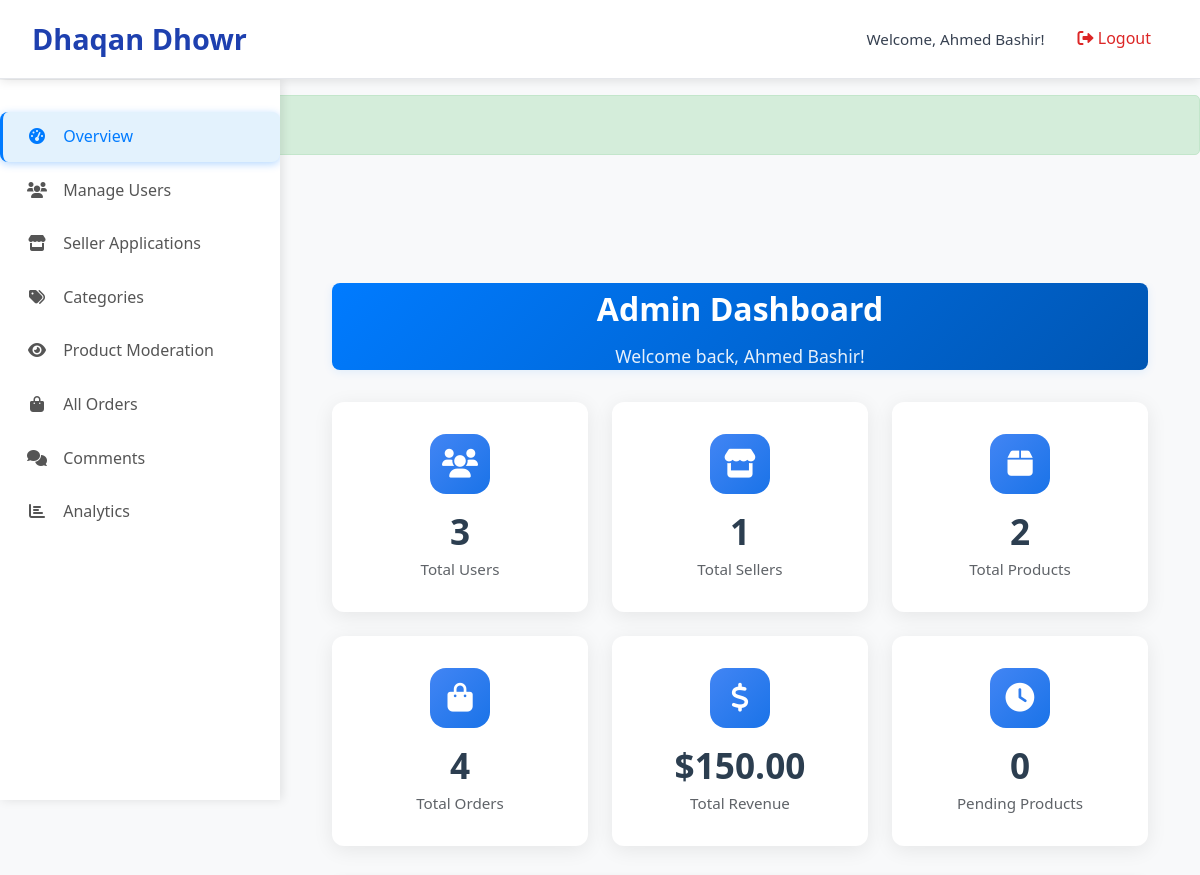
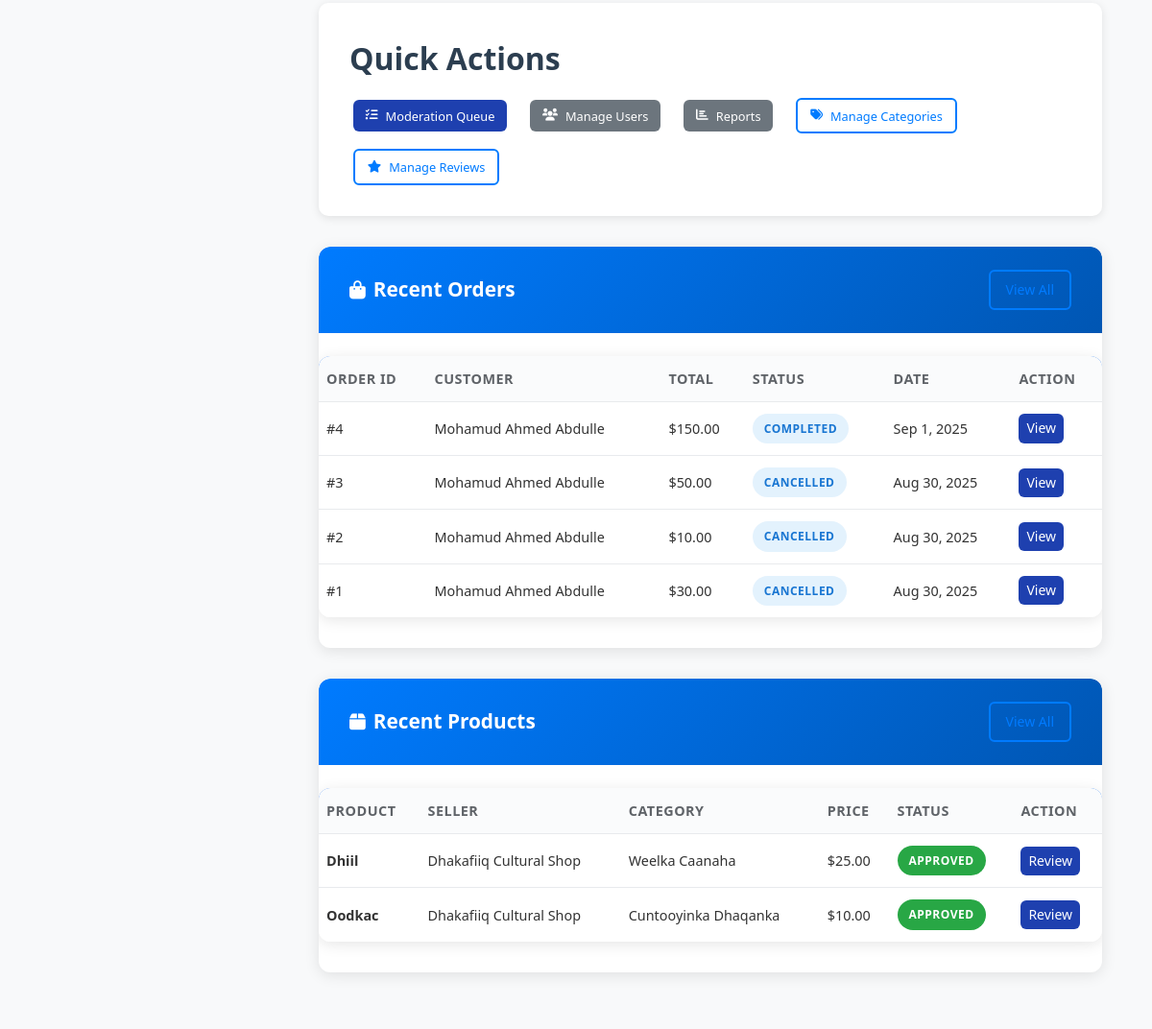
The app's page /admin/index.php?success=login (signed in) with its own data (2 pictures, top to bottom).
### tables this page shows
CREATE TABLE `orders` (
  `id` int(11) NOT NULL,
  `user_id` int(11) NOT NULL,
  `total_amount` decimal(10,2) NOT NULL,
  `status` enum('pending','processing','shipped','delivered','completed','cancelled') DEFAULT 'pending',
  `payment_method` enum('bank_transfer','cash_on_delivery','mobile_money') NOT NULL,
  `shipping_address` text NOT NULL,
  `notes` text DEFAULT NULL,
  `created_at` timestamp NOT NULL DEFAULT current_timestamp(),
  `updated_at` timestamp NOT NULL DEFAULT current_timestamp() ON UPDATE current_timestamp()
);

CREATE TABLE `users` (
  `id` int(11) NOT NULL,
  `name` varchar(100) NOT NULL,
  `email` varchar(100) NOT NULL,
  `phone` varchar(20) DEFAULT NULL,
  `password_hash` varchar(255) NOT NULL,
  `role` enum('buyer','seller','admin') DEFAULT 'buyer',
  `verified` tinyint(1) DEFAULT 0,
  `created_at` timestamp NOT NULL DEFAULT current_timestamp(),
  `updated_at` timestamp NOT NULL DEFAULT current_timestamp() ON UPDATE current_timestamp()
);

CREATE TABLE `products` (
  `id` int(11) NOT NULL,
  `seller_id` int(11) NOT NULL,
  `category_id` int(11) NOT NULL,
  `title` varchar(200) NOT NULL,
  `description` text DEFAULT NULL,
  `price` decimal(10,2) NOT NULL,
  `stock` int(11) DEFAULT 0,
  `main_image` varchar(255) DEFAULT NULL,
  `status` enum('pending','approved','rejected') DEFAULT 'pending',
  `cultural_notes` text DEFAULT NULL,
  `created_at` timestamp NOT NULL DEFAULT current_timestamp(),
  `updated_at` timestamp NOT NULL DEFAULT current_timestamp() ON UPDATE current_timestamp()
);

CREATE TABLE `sellers` (
  `id` int(11) NOT NULL,
  `user_id` int(11) NOT NULL,
  `shop_name` varchar(100) NOT NULL,
  `bio` text DEFAULT NULL,
  `location` varchar(200) DEFAULT NULL,
  `approved` tinyint(1) DEFAULT 0,
  `created_at` timestamp NOT NULL DEFAULT current_timestamp()
);

CREATE TABLE `categories` (
  `id` int(11) NOT NULL,
  `name` varchar(100) NOT NULL,
  `description` text DEFAULT NULL,
  `parent_id` int(11) DEFAULT NULL,
  `created_at` timestamp NOT NULL DEFAULT current_timestamp()
);

### includes/auth_check.php (called while the page is built, shortened)
<?php
function getCurrentUserName() {
    return $_SESSION['name'] ?? null;
}
?>

### admin/index.php (the view, shortened to what this page needs)
<?php
require_once __DIR__ . '/../includes/init.php';
$stats = [];
$result = $conn->query("SELECT COUNT(*) as total FROM users");
$stats['total_users'] = $result->fetch_assoc()['total'];
$result = $conn->query("SELECT COUNT(*) as total FROM sellers");
$stats['total_sellers'] = $result->fetch_assoc()['total'];
$result = $conn->query("SELECT COUNT(*) as total FROM sellers WHERE approved = 0");
$stats['pending_sellers'] = $result->fetch_assoc()['total'];
$result = $conn->query("SELECT COUNT(*) as total FROM products");
$stats['total_products'] = $result->fetch_assoc()['total'];
$result = $conn->query("SELECT COUNT(*) as total FROM products WHERE status = 'pending'");
$stats['pending_products'] = $result->fetch_assoc()['total'];
$result = $conn->query("SELECT COUNT(*) as total FROM orders");
$stats['total_orders'] = $result->fetch_assoc()['total'];
$result = $conn->query("SELECT SUM(total_amount) as total FROM orders WHERE status != 'cancelled'");
$stats['total_revenue'] = $result->fetch_assoc()['total'] ?? 0;
$stmt = $conn->prepare("
    SELECT o.*, u.name as buyer_name, COUNT(oi.id) as item_count
    FROM orders o
    JOIN users u ON o.user_id = u.id
    LEFT JOIN order_items oi ON o.id = oi.order_id
    GROUP BY o.id
    ORDER BY o.created_at DESC
    LIMIT 5
");
$stmt->execute();
$recent_orders = $stmt->get_result();
$stmt = $conn->prepare("
    SELECT p.*, c.name as category_name, s.shop_name
    FROM products p
    JOIN categories c ON p.category_id = c.id
    JOIN sellers s ON p.seller_id = s.id
    ORDER BY p.created_at DESC
    LIMIT 5
");
$stmt->execute();
$recent_products = $stmt->get_result();
include '../includes/admin_header.php';
?>
<?php include '../includes/admin_sidebar.php'; ?>
<div class="seller-layout">
    <main class="seller-main">
        <div class="container">
        <div class="admin-header">
            <h1>Admin Dashboard</h1>
            <p>Welcome back, <?= htmlspecialchars(getCurrentUserName()); ?>!</p>
        </div>
        <div class="stats-grid">
            <div class="stat-card">
                <div class="stat-icon">
                    <i class="fas fa-users"></i>
                </div>
                <div class="stat-content">
                    <h3><?= number_format($stats['total_users']); ?></h3>
                    <p>Total Users</p>
                </div>
            </div>
            <div class="stat-card">
                <div class="stat-icon">
                    <i class="fas fa-store"></i>
                </div>
                <div class="stat-content">
                    <h3><?= number_format($stats['total_sellers']); ?></h3>
                    <p>Total Sellers</p>
                </div>
            </div>
            <div class="stat-card">
                <div class="stat-icon">
                    <i class="fas fa-box"></i>
                </div>
                <div class="stat-content">
                    <h3><?= number_format($stats['total_products']); ?></h3>
                    <p>Total Products</p>
                </div>
            </div>
            <div class="stat-card">
                <div class="stat-icon">
                    <i class="fas fa-shopping-bag"></i>
                </div>
                <div class="stat-content">
                    <h3><?= number_format($stats['total_orders']); ?></h3>
                    <p>Total Orders</p>
                </div>
            </div>
            <div class="stat-card">
                <div class="stat-icon">
                    <i class="fas fa-dollar-sign"></i>
                </div>
                <div class="stat-content">
                    <h3>$<?= number_format($stats['total_revenue'], 2); ?></h3>
                    <p>Total Revenue</p>
                </div>
            </div>
            <div class="stat-card">
                <div class="stat-icon">
                    <i class="fas fa-clock"></i>
                </div>
                <div class="stat-content">
                    <h3><?= number_format($stats['pending_products']); ?></h3>
                    <p>Pending Products</p>
                </div>
            </div>
        </div>
        <div class="quick-actions">
            <h2>Quick Actions</h2>
            <div class="action-buttons">
                <a href="moderation.php" class="btn btn-primary">
                    <i class="fas fa-tasks"></i> Moderation Queue
                </a>
                <a href="users.php" class="btn btn-secondary">
                    <i class="fas fa-users"></i> Manage Users
                </a>
                <a href="reports.php" class="btn btn-secondary">
                    <i class="fas fa-chart-bar"></i> Reports
                </a>
                <a href="categories.php" class="btn btn-outline">
                    <i class="fas fa-tags"></i> Manage Categories
                </a>
                <a href="reviews.php" class="btn btn-outline">
                    <i class="fas fa-star"></i> Manage Reviews
                </a>
            </div>
        </div>
        <div class="admin-section">
            <div class="section-header">
                <h2><i class="fas fa-shopping-bag"></i> Recent Orders</h2>
                <a href="orders.php" class="btn btn-outline">View All</a>
            </div>
            <?php if ($recent_orders->num_rows > 0): ?>
                <div class="admin-content">
                    <div class="table-container">
                        <table class="admin-table">
                            <thead>
                                <tr>
                                    <th>Order ID</th>
                                    <th>Customer</th>
                                    <th>Total</th>
                                    <th>Status</th>
                                    <th>Date</th>
                                    <th>Action</th>
                                </tr>
                            </thead>
                        <tbody>
                            <?php while ($order = $recent_orders->fetch_assoc()): ?>
                                <tr>
                                    <td>#<?= $order['id']; ?></td>
                                    <td><?= htmlspecialchars($order['buyer_name']); ?></td>
                                    <td>$<?= number_format($order['total_amount'] ?? 0, 2); ?></td>
                                    <td>
                                        <span class="badge badge-<?= $order['status'] === 'delivered' ? 'success' : ($order['status'] === 'pending' ? 'warning' : 'info'); ?>">
                                            <?= ucfirst($order['status']); ?>
                                        </span>
                                    </td>
                                    <td><?= date('M j, Y', strtotime($order['created_at'])); ?></td>
                                    <td>
                                        <a href="order_details.php?id=<?= $order['id']; ?>" class="btn btn-sm btn-primary">View</a>
                                    </td>
                                </tr>
                            <?php endwhile; ?>
                            </tbody>
                        </table>
                    </div>
                </div>
            <?php else: ?>
                <p class="text-center">No orders yet.</p>
            <?php endif; ?>
        </div>
        <div class="admin-section">
            <div class="section-header">
                <h2><i class="fas fa-box"></i> Recent Products</h2>
                <a href="products.php" class="btn btn-outline">View All</a>
            </div>
            <?php if ($recent_products->num_rows > 0): ?>
                <div class="admin-content">
                    <div class="table-container">
                        <table class="admin-table">
                            <thead>
                                <tr>
                                    <th>Product</th>
                                    <th>Seller</th>
                                    <th>Category</th>
                                    <th>Price</th>
                                    <th>Status</th>
                                    <th>Action</th>
                                </tr>
                            </thead>
                        <tbody>
                            <?php while ($product = $recent_products->fetch_assoc()): ?>
                                <tr>
                                    <td>
                                        <strong><?= htmlspecialchars($product['title']); ?></strong>
                                    </td>
                                    <td><?= htmlspecialchars($product['shop_name']); ?></td>
                                    <td><?= htmlspecialchars($product['category_name']); ?></td>
                                    <td>$<?= number_format($product['price'], 2); ?></td>
                                    <td>
                                        <span class="badge badge-<?= $product['status'] === 'approved' ? 'success' : ($product['status'] === 'pending' ? 'warning' : 'danger'); ?>">
                                            <?= ucfirst($product['status']); ?>
                                        </span>
                                    </td>
                                    <td>
                                        <a href="review_product.php?id=<?= $product['id']; ?>" class="btn btn-sm btn-primary">Review</a>
                                    </td>
                                </tr>
                            <?php endwhile; ?>
                            </tbody>
                        </table>
                    </div>
                </div>
            <?php else: ?>
                <p class="text-center">No products yet.</p>
            <?php endif; ?>
        </div>
    </div>
</main>

### records on screen
orders: id "4", user.name "Mohamud Ahmed Abdulle", total_amount "150.00", status "COMPLETED", created_at "Sep 1, 2025"
orders: id "3", user.name "Mohamud Ahmed Abdulle", total_amount "50.00", status "CANCELLED", created_at "Aug 30, 2025"
orders: id "2", user.name "Mohamud Ahmed Abdulle", total_amount "10.00", status "CANCELLED", created_at "Aug 30, 2025"
orders: id "1", user.name "Mohamud Ahmed Abdulle", total_amount "30.00", status "CANCELLED", created_at "Aug 30, 2025"
products: title "Dhiil", seller.shop_name "Dhakafiiq Cultural Shop", category.name "Weelka Caanaha", price "25.00", status "APPROVED"
products: title "Oodkac", seller.shop_name "Dhakafiiq Cultural Shop", category.name "Cuntooyinka Dhaqanka", price "10.00", status "APPROVED"

### other values on screen
SITE_NAME "Dhaqan Dhowr"
getCurrentUserName() "Ahmed Bashir"
$stats['total_users'] "3"
$stats['total_sellers'] "1"
$stats['total_products'] "2"
$stats['total_orders'] "4"
$stats['total_revenue'] "150.00"
$stats['pending_products'] "0"
